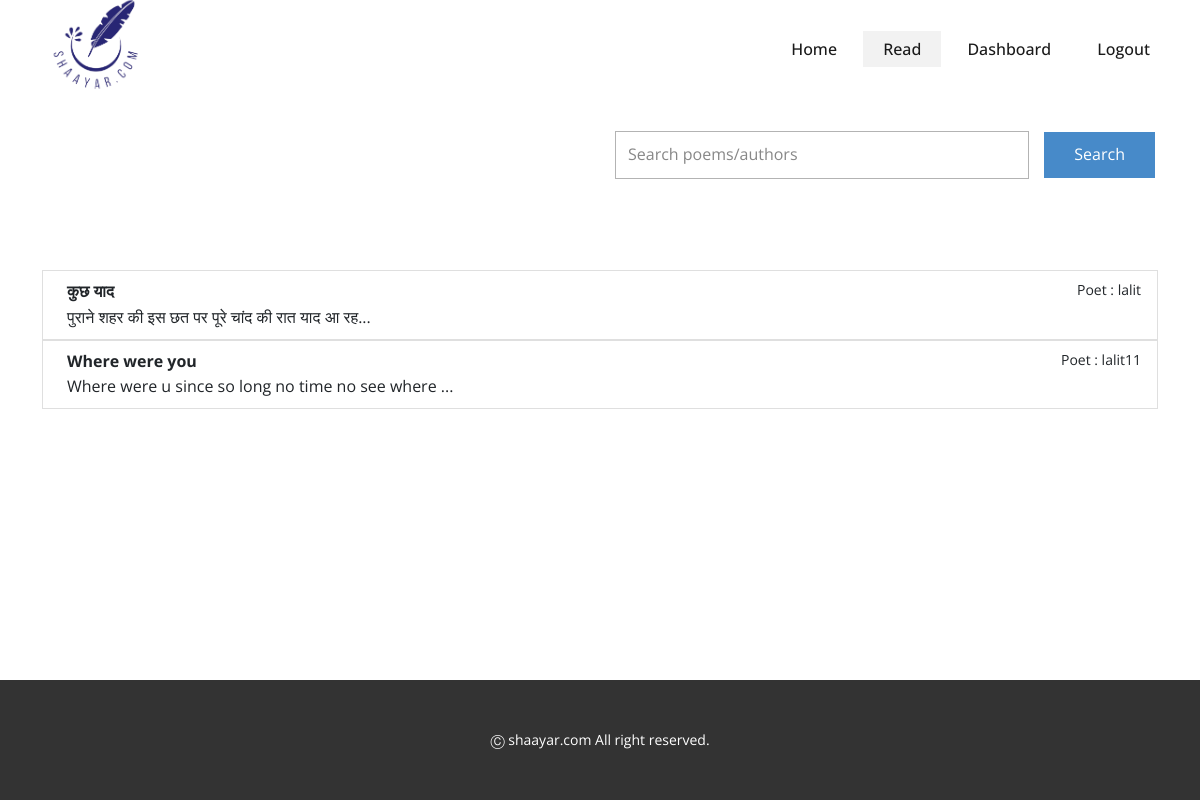
The page /read (signed in) on the database its author committed.
### poetrydb/models.py (models this page shows)
class Poem(models.Model):
    poemID = models.AutoField(primary_key=True)
    lang = models.CharField(max_length=15)
    publish_date = models.DateField(auto_now_add=True)
    author = models.CharField(max_length=100, default="")
    title = models.CharField(max_length=50)
    content = models.CharField(max_length=1000)

### shaayri/views.py (the view)
# urls.py: path('read', views.read),
def read(request):
    poem = Poem.objects.all()
    if request.method == "POST":
        query = str(request.POST["search_query"])
        print('query : ',query)
    return render(request, 'Read.html', {'poems' : poem})

### templates/Read.html (shortened to what this page needs)
{% load static %}
<!DOCTYPE html>
<html style="font-size: 16px;">
  <head>
    <link rel="stylesheet" href="{% static 'CSS/nicepage.css' %}" media="screen">
    <link rel="stylesheet" href="{% static 'CSS/Read.css' %}" media="screen">
    <link href="https://cdn.jsdelivr.net/npm/bootstrap@5.1.3/dist/css/bootstrap.min.css" rel="stylesheet">
  </head>
  <body class="u-body"><header class="u-clearfix u-header u-header" id="sec-6ed0"><div class="u-clearfix u-sheet u-sheet-1">
        <a class="u-image u-logo u-image-1" data-image-width="558" data-image-height="447">
          <img src="{% static 'images/shayar-logo-trans.png' %}" class="u-logo-image u-logo-image-1">
        </a>
        <nav class="u-menu u-menu-dropdown u-offcanvas u-menu-1">
          <div class="u-custom-menu u-nav-container">
            <ul class="u-nav u-spacing-2 u-unstyled u-nav-1"><li class="u-nav-item"><a class="u-active-grey-5 u-button-style u-hover-grey-10 u-nav-link u-text-active-grey-90 u-text-grey-90 u-text-hover-grey-90" href="/" style="padding: 10px 20px;">Home</a></li>
<li class="u-nav-item"><a class="u-active-grey-5 u-button-style u-hover-grey-10 u-nav-link u-text-active-grey-90 u-text-grey-90 u-text-hover-grey-90" href="/read" style="padding: 10px 20px;">Read</a>
</li>
{% if user.is_authenticated %}
  <li class="u-nav-item"><a href="/dashboard" class="u-active-grey-5 u-button-style u-hover-grey-10 u-nav-link u-text-active-grey-90 u-text-grey-90 u-text-hover-grey-90" style="padding: 10px 20px;">Dashboard</a></li>
  <li class="u-nav-item"><a href = "/logout" class="u-active-grey-5 u-button-style u-hover-grey-10 u-nav-link u-text-active-grey-90 u-text-grey-90 u-text-hover-grey-90" style="padding: 10px 20px;">Logout</a></li>
{% endif %}
          </div>
        </nav>
      </div></header>
    <section class="u-clearfix u-section-1" id="sec-bcb9">
      <div class="u-clearfix u-sheet u-sheet-1">
        <div class="u-form u-form-1">
          <form action="/read" method="post" class="u-clearfix u-form-horizontal u-form-spacing-15 u-inner-form" style="padding: 15px" source="custom">
            <div class="u-form-group u-form-name">
              <input type="text" placeholder="Search poems/authors" id="name-558c" name="search_query" class="u-border-1 u-border-grey-30 u-input u-input-rectangle" required="">
            </div>
            <div class="u-form-group u-form-submit">
              <button type="submit" class="u-btn u-btn-submit u-button-style">Search</button>
            </div>
          </form>
        </div>
        <br><br><br>
        <div class="container-sm">
          <ol class="list-group list-group-numbered">
            {% for poem in poems %}
            <a href="read/{{poem.poemID}}" class="text-decoration-none"><li class="list-group-item d-flex justify-content-between align-items-start">
              <div class="ms-2 me-auto">
                <div class="fw-bold">{{poem.title}}</div>
                {{poem.content|slice:":50"}}...
              </div>
              <small>Poet : {{poem.author}}</small>
            </li>
          </a>
          {% endfor %}
        </ol>
       </div>
       <br><br>
    </section>
    <footer class="u-align-center u-clearfix u-footer u-grey-80 u-footer" id="sec-436c"><div class="u-clearfix u-sheet u-sheet-1">
      <p class="u-small-text u-text u-text-variant u-text-1">Ⓒ shaayar.com All right reserved.</p>
    </div></footer>
  </body>
</html>

### static/CSS/Read.css (style rules this page uses)
.u-section-1 .u-sheet-1 { min-height: 582px; }
.u-section-1 .u-form-1 { height: 78px; margin: 18px 0 0 570px; }

### rows shown on the page
Poem: title "कुछ याद", content "पुराने शहर की इस छत पर पूरे चांद की रात याद आ रह", author "lalit"
Poem: title "Where were you", content "Where were u since so long no time no see where", author "lalit11"
